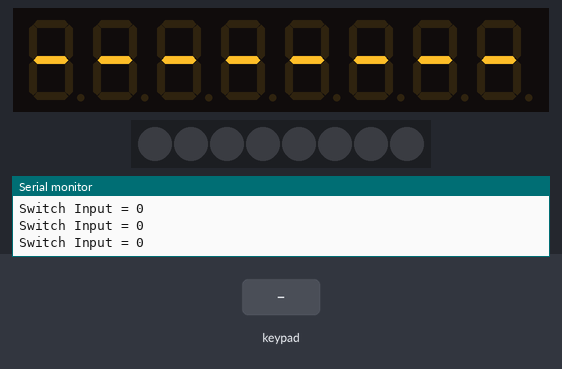
Bench run of a sketch on a simulated Arduino Uno, built with avr-gcc and run on an emulated ATmega328P. Shown: 8-digit seven-segment display, 8 RGB LEDs in strip order, left to right, the last lines printed to the serial monitor. The test bench sets the inputs (shaded band).

Above: at 2.2 s.
2.3 s: keypad keys 1 2 pressed 0.4 s apart
At 2.51 s:
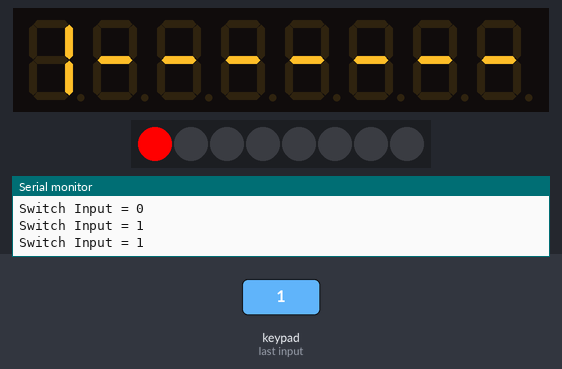
4.6 s: key '3' pressed
At 4.77 s:
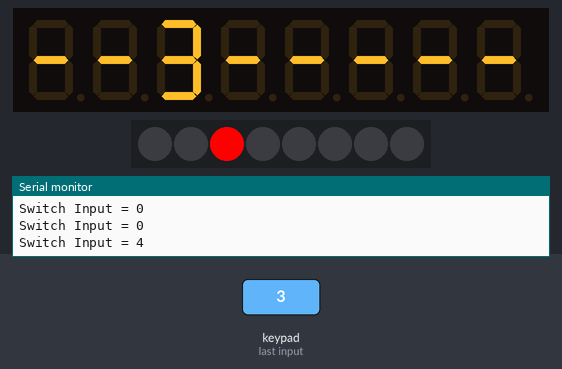
6.3 s: key '4' pressed
At 6.5 s:
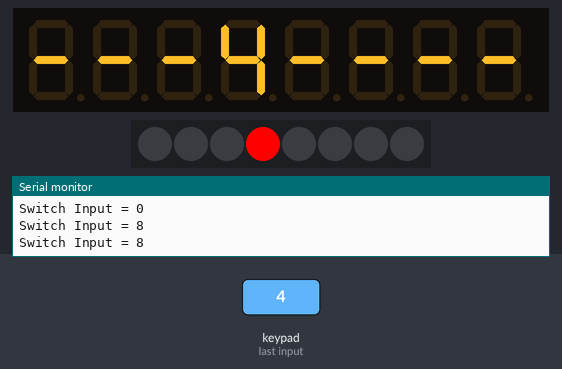
8.1 s: keypad keys 2 5 pressed 0.4 s apart
At 8.23 s:
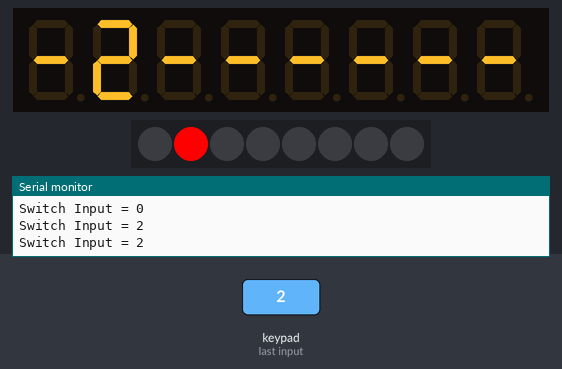
Timing chart, 0 to 11.1 s (numbered marks = the images above; inputs shaded):
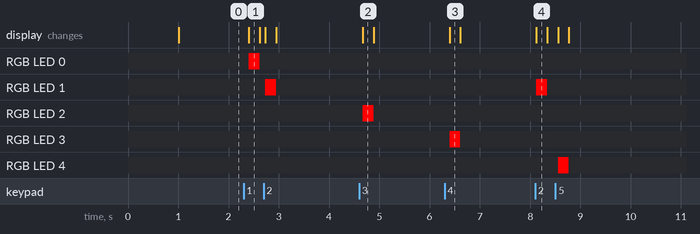

The sketch:

06_SW2LED_SEG.ino
```cpp
#include <TM1638plus.h>
#define Brd_STB 18 // strobe = GPIO connected to strobe line of module
#define Brd_CLK 19 // clock = GPIO connected to clock line of module
#define Brd_DIO 21 // data = GPIO connected to data line of module
bool high_freq = true; //default false,, If using a high freq CPU > ~100 MHZ set to true.
TM1638plus tm(Brd_STB, Brd_CLK , Brd_DIO, high_freq);
#define myTestDelay 1000
void setup()
{ Serial.begin(115200);
  tm.displayBegin();
  delay(myTestDelay);
  tm.display7Seg(0, 0x40);
  tm.display7Seg(1, 0x40);
  tm.display7Seg(2, 0x40);
  tm.display7Seg(3, 0x40);
  tm.display7Seg(4, 0x40);
  tm.display7Seg(5, 0x40);
  tm.display7Seg(6, 0x40);
  tm.display7Seg(7, 0x40);
}
void loop() {
  int SwInput = tm.readButtons();
  Serial.print("Switch Input = ");
  Serial.println(SwInput, HEX);

  tm.setLED(0, 0);
  tm.setLED(1, 0);
  tm.setLED(2, 0);
  tm.setLED(3, 0);
  tm.setLED(4, 0);
  tm.setLED(5, 0);
  tm.setLED(6, 0);
  tm.setLED(7, 0);
  tm.display7Seg(0, 0x40);   // >>> 0100 0000 >> tgfe dcba
  tm.display7Seg(1, 0x40);
  tm.display7Seg(2, 0x40);
  tm.display7Seg(3, 0x40);
  tm.display7Seg(4, 0x40);
  tm.display7Seg(5, 0x40);
  tm.display7Seg(6, 0x40);
  tm.display7Seg(7, 0x40);

  if (SwInput == 0x01) {
    tm.setLED(0, 1); tm.displayHex(0, 1);
  }
  if (SwInput == 0x02) {
    tm.setLED(1, 1); tm.displayHex(1, 2);
  }
  if (SwInput == 0x04) {
    tm.setLED(2, 1); tm.displayHex(2, 3);
  }
  if (SwInput == 0x08) {
    tm.setLED(3, 1); tm.displayHex(3, 4);
  }
  if (SwInput == 0x10) {
    tm.setLED(4, 1); tm.displayHex(4, 5);
  }
  if (SwInput == 0x20) {
    tm.setLED(5, 1); tm.displayHex(5, 6);
  }
  if (SwInput == 0x40) {
    tm.setLED(6, 1); tm.displayHex(6, 7);
  }
  if (SwInput == 0x80) {
    tm.setLED(7, 1); tm.displayHex(7, 8);
  }
  delay(100);
}
```

Measured:
- after the input at 2.3 s, RGB LED 0: off → RGB(255, 0, 0) after 0.10 s, → off 0.22 s later; RGB LED 1: off → RGB(255, 0, 0) after 0.43 s, → off 0.22 s later; the display: changes after 0.10 s (image 1)
- after the input at 4.6 s, RGB LED 2: off → RGB(255, 0, 0) after 0.07 s, → off 0.22 s later; the display: changes after 0.07 s (image 2)
- after the input at 6.3 s, RGB LED 3: off → RGB(255, 0, 0) after 0.10 s, → off 0.22 s later; the display: changes after 0.10 s (image 3)
- after the input at 8.1 s, RGB LED 1: off → RGB(255, 0, 0) at once, → off 0.22 s later; RGB LED 4: off → RGB(255, 0, 0) after 0.46 s, → off 0.22 s later; the display: changes at once (image 4)
